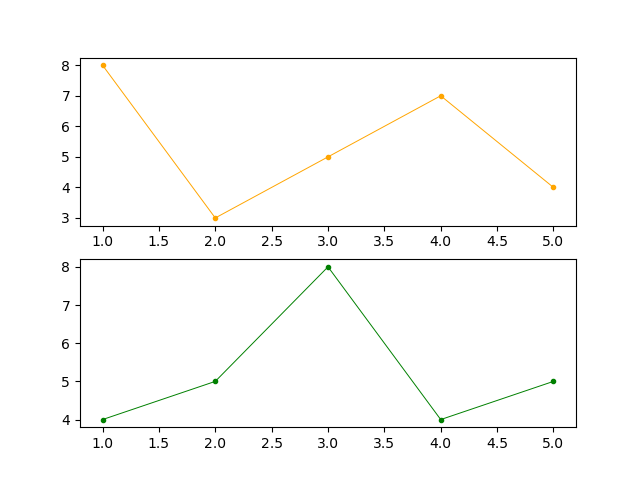

Generate this figure with Python:
import matplotlib.pyplot as plt

x = [1, 2, 3, 4, 5]

y1 = [8, 3, 5, 7, 4]
y2 = [4, 5, 8, 4, 5]

plt.subplot(2, 1, 1)
plt.plot(x, y1, color='orange', marker='o', linewidth=0.7, markersize=3)

plt.subplot(2, 1, 2)
plt.plot(x, y2, color='green', marker='o', linewidth=0.7, markersize=3)

plt.savefig("06_PLOT")

plt.show()
